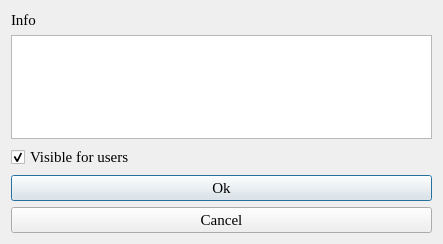
<?xml version="1.0" encoding="UTF-8"?>
<ui version="4.0">
 <class>Dialog</class>
 <widget class="QDialog" name="Dialog">
  <property name="geometry">
   <rect>
    <x>0</x>
    <y>0</y>
    <width>443</width>
    <height>244</height>
   </rect>
  </property>
  <property name="font">
   <font>
    <family>Times New Roman</family>
    <pointsize>11</pointsize>
   </font>
  </property>
  <property name="windowTitle">
   <string>Workout - </string>
  </property>
  <layout class="QVBoxLayout" name="verticalLayout">
   <item>
    <widget class="QLabel" name="label">
     <property name="text">
      <string>Info</string>
     </property>
    </widget>
   </item>
   <item>
    <widget class="QTextEdit" name="textEdit_info"/>
   </item>
   <item>
    <widget class="QCheckBox" name="checkBox">
     <property name="text">
      <string>Visible for users</string>
     </property>
     <property name="checked">
      <bool>true</bool>
     </property>
    </widget>
   </item>
   <item>
    <widget class="QPushButton" name="pushButton_ok">
     <property name="text">
      <string>Ok</string>
     </property>
    </widget>
   </item>
   <item>
    <widget class="QPushButton" name="pushButton_cancel">
     <property name="text">
      <string>Cancel</string>
     </property>
    </widget>
   </item>
  </layout>
 </widget>
 <resources/>
 <connections/>
</ui>
